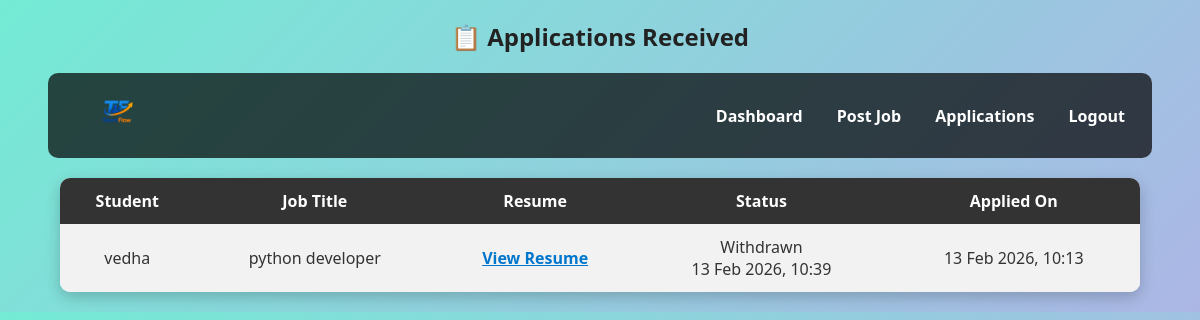
Page /recruiter/applications/ (signed in) on the committed database.
### userapp/models.py (models this page shows, shortened)
class Application(models.Model):
    user = models.ForeignKey(User, on_delete=models.CASCADE)
    job = models.ForeignKey(Job, on_delete=models.CASCADE)
    applied_at = models.DateTimeField(auto_now_add=True)
    resume = models.FileField(upload_to='application_resumes/', blank=True, null=True)
    status = models.CharField(max_length=20, default='applied')  # 'applied' or 'withdrawn'
    withdrawn_at = models.DateTimeField(blank=True, null=True)

class Job(models.Model):
    recruiter = models.ForeignKey(User, on_delete=models.CASCADE, null=True, blank=True)
    title = models.CharField(max_length=200)
    description = models.TextField()
    required_skills = models.TextField(default='[]')  # JSON string
    min_cgpa = models.FloatField(default=0)
    min_experience = models.FloatField(default=0)
    required_certifications = models.TextField(default='[]')  # JSON string
    application_link = models.URLField(blank=True, default='')

### userapp/views.py (the view)
# urls.py: path('recruiter/applications/',views.recruiter_applications,name='recruiter_applications'),
@login_required
def recruiter_applications(request):
    applications = Application.objects.filter(
        job__recruiter=request.user
    ).select_related('job', 'user')
    return render(
        request,
        'recruiter_applications.html',
        {'applications': applications}
    )

### userapp/templates/recruiter_applications.html (shortened to what this page needs)
{% load static %}
<!DOCTYPE html>
<html>
<head>
    <link rel="stylesheet" href="{% static 'css/style.css' %}">
</head>
<body>
<h2>📋 Applications Received</h2>
<nav style="display:flex; justify-content:space-between; align-items:center;">
    <div style="display:flex; align-items:center; gap:12px;">
        <a href="{% url 'index' %}" title="TalentFlow">
            <img src="{% static 'images/logo.png' %}" alt="TalentFlow Logo" style="height:56px; border-radius:6px;">
        </a>
    </div>
    <div>
        <a href="{% url 'recruiter_dashboard' %}">Dashboard</a>
        <a href="{% url 'post_job' %}">Post Job</a>
        <a href="{% url 'recruiter_applications' %}">Applications</a>
        <a href="{% url 'logout' %}">Logout</a>
    </div>
</nav>
{% if applications %}
<table>
    <tr>
        <th>Student</th>
        <th>Job Title</th>
        <th>Resume</th>
        <th>Status</th>
        <th>Applied On</th>
    </tr>
    {% for app in applications %}
    <tr>
        <td>{{ app.user.username }}</td>
        <td>{{ app.job.title }}</td>
        <td>
            {% if app.resume %}
                <a class="resume-link" href="{{ app.resume.url }}" target="_blank">View Resume</a>
            {% else %}
                Not Uploaded
            {% endif %}
        </td>
        <td>
            {% if app.status == 'withdrawn' %}
                Withdrawn<br>{{ app.withdrawn_at|date:"d M Y, H:i" }}
            {% else %}
                {{ app.status|capfirst }}
            {% endif %}
        </td>
        <td>{{ app.applied_at|date:"d M Y, H:i" }}</td>
    </tr>
    {% endfor %}
</table>
{% else %}
    <p class="empty">No applications received yet.</p>
{% endif %}
</body>
</html>

### userapp/static/style.css (style rules this page uses)
body { font-family: 'Segoe UI', Tahoma, Geneva, Verdana, sans-serif; background: linear-gradient(135deg, #74ebd5 0%, #ACB6E5 100%); margin: 0; padding: 0; color: #333; }
nav { background-color: rgba(0, 0, 0, 0.7); padding: 10px; text-align: center; border-radius: 8px; margin: 10px auto; width: 80%; }
nav a { color: #fff; margin: 0 15px; text-decoration: none; font-weight: bold; }
a { color: #0077cc; }

### userapp/templates/recruiter_applications.html (style rules this page uses)
body { font-family: 'Segoe UI', Tahoma, Geneva, Verdana, sans-serif; background: linear-gradient(135deg, #74ebd5 0%, #ACB6E5 100%); margin: 0; padding: 0; }
h2 { text-align: center; margin-top: 20px; color: #222; }
nav { background: rgba(0,0,0,0.7); padding: 12px; text-align: center; margin: 20px auto; width: 90%; border-radius: 10px; }
nav a { color: #fff; margin: 0 15px; text-decoration: none; font-weight: bold; }
table { width: 90%; margin: 20px auto; border-collapse: collapse; background: #fff; border-radius: 10px; overflow: hidden; box-shadow: 0 5px 15px rgba(0,0,0,0.2); }
th, td { padding: 12px; text-align: center; }
th { background: #333; color: #fff; }
tr:nth-child(even) { background: #f2f2f2; }
.resume-link { color: #0077cc; font-weight: bold; }

### rows in the picture
Application: user.username "vedha", job "python developer", withdrawn_at "13 Feb 2026, 10:39", applied_at "13 Feb 2026, 10:13"
